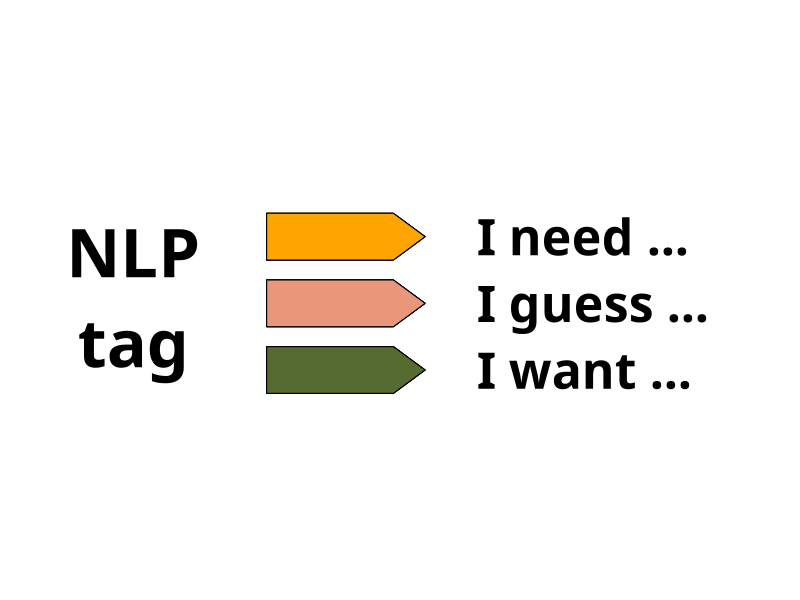

This figure's R source:
{
  png(file="www/logoNLP.png",width=520, height=125, units = "px")  
  {
    par(family="Aller_Rg", mar=rep(0,4) )
    
    plot(c(3, 15), c(1.5, 3.5),  type = "n", axes = FALSE
         , xlab = "", ylab = "",yaxs="i", xaxs="i", asp=1)
    
    text(5,4-.8,"NLP",cex=4, font=2)
    text(5,2.5-.8,"tag",cex=4, font=2)
    
    
    {
      x1<-2
      y1<-1
      x2<-10
      y2<-seq(1,12, by=1)[1:3]
    }
    
    z1 <- rep(c('I want ...', "I guess ...","I need ..."),4)
    mapply(FUN= function(x1,y1,x2,y2,z1) text(x=(c(0)*x1)+x2, y= (c(0.35)*y1)+y2
                                              , col="black", label=z1, 
                                              font=2, pos=4,
                                              cex=3)
           ,x1=x1,y1=y1,x2=x2,y2=y2, z1=z1[1:3])
    
    x2<-7
    x1<-x1-.1
    c2<- rep(c("darkolivegreen","darksalmon","orange"),4)
    y2<-y2+.1
    mapply(FUN= function(x1,y1,x2,y2,c2) polygon(x=(c(0,1,1.25,1,0)*x1)+x2, 
                                                 y= (c(0,0,.35,.7,.7)*y1)+y2
                                                 , col=c2[1])
           ,x1=x1,y1=y1,x2=x2,y2=y2,c2=c2)
  }
  dev.off()
}
